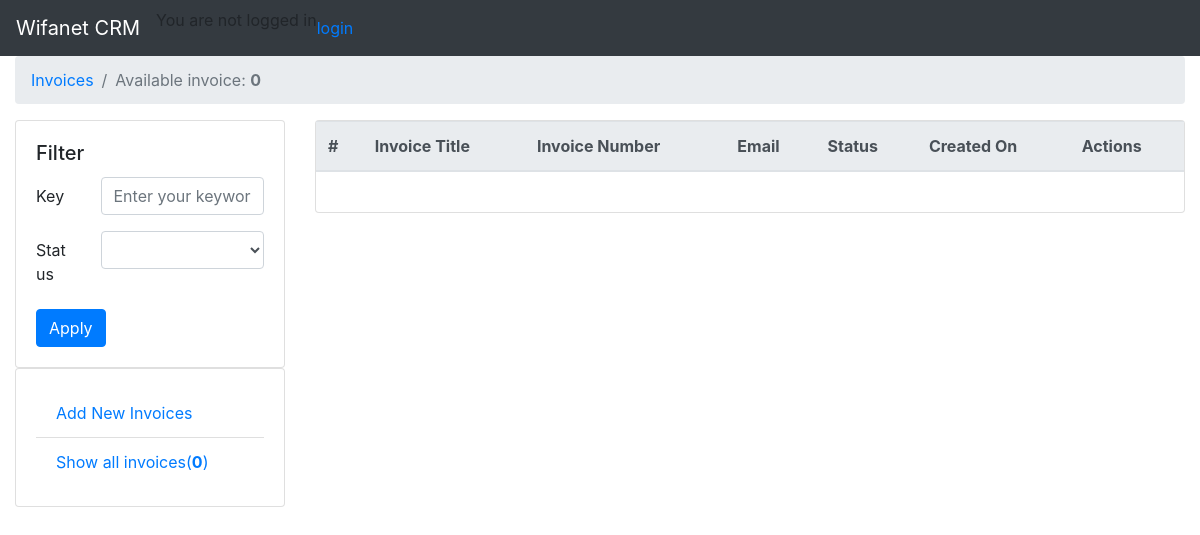
The app's page /invoices/, older data.
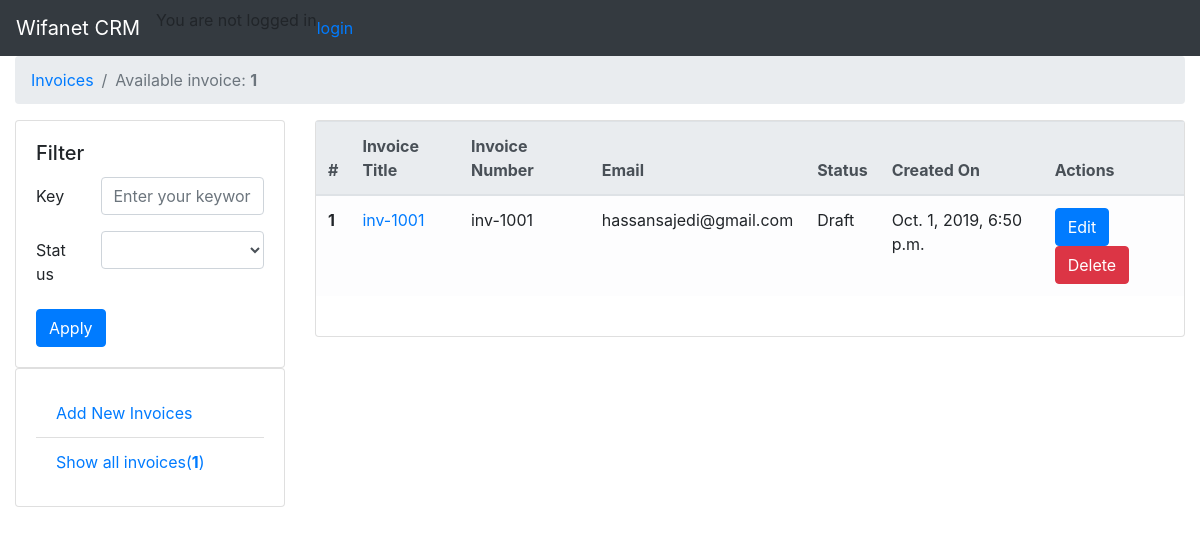
The same page, newer data.
### invoices/models.py (models this page shows, shortened)
class Invoice(models.Model):
    INVOICE_STATUS = (
        ('Draft', 'Draft'),
        ('Sent', 'Sent'),
        ('Paid', 'Paid'),
        ('Pending', 'Pending'),
        ('Cancelled', 'Cancel'),
    )
    invoice_title = models.CharField(_('Invoice Title'), max_length=50)
    invoice_number = models.CharField(_('Invoice Number'), max_length=50)
    name = models.CharField(_('Name'), max_length=100)
    email = models.EmailField(_('Email'))
    quantity = models.PositiveIntegerField(default=0)
    rate = models.DecimalField(default=0, max_digits=12, decimal_places=2)
    total_amount = models.DecimalField(blank=True, null=True, max_digits=12, decimal_places=2)
    currency = models.CharField(max_length=3, choices=CURRENCY_CODES, blank=True, null=True)
    phone = PhoneNumberField(null=True, blank=True)
    created_on = models.DateTimeField(auto_now_add=True)
    created_by = models.ForeignKey(User, related_name='invoice_created_by', on_delete=models.SET_NULL, null=True)
    amount_due = models.DecimalField(blank=True, null=True, max_digits=12, decimal_places=2)
    amount_paid = models.DecimalField(blank=True, null=True, max_digits=12, decimal_places=2)
    is_email_sent = models.BooleanField(default=False)
    status = models.CharField(choices=INVOICE_STATUS, max_length=15, default="Draft")
    details = models.TextField(_('Details'), null=True, blank=True)
    due_date = models.DateField(blank=True, null=True)
    company = models.ForeignKey(Company, null=True, related_name="companies_invoices", on_delete=models.CASCADE)
    class Meta:
        verbose_name = 'Invoice'
        verbose_name_plural = 'Invoices'

### invoices/views.py (the view)
# urls.py: path(r'', show, name='list'),
def show(request):
    invoices = Invoice.objects.all().order_by('-id')
    active_count = invoices.filter().__len__()
    deleted_count = Invoice.objects.filter().__len__()
    show_deleted = (request.GET.get('show_deleted'))
    if show_deleted == 'true':
        deleted_invoices = Invoice.objects.filter(deleted=True)
        return render(request, "invoices/show.html", {'invoices': deleted_invoices,
                                                      'active_count': active_count,
                                                      'deleted_count': deleted_count,
                                                      'INVOICE_STATUS': INVOICE_STATUS})
    show_active = (request.GET.get('show_active'))
    if show_active == 'true':
        show_active = invoices.filter(is_active=True, deleted=False)
        return render(request, "invoices/show.html", {'invoices': show_active,
                                                      'active_count': active_count,
                                                      'deleted_count': deleted_count,
                                                      'INVOICE_STATUS': INVOICE_STATUS})
    return render(request, "invoices/show.html", {'invoices': invoices,
                                                  'active_count': active_count,
                                                  'deleted_count': deleted_count,
                                                  'INVOICE_STATUS': INVOICE_STATUS})

### invoices/templates/invoices/show.html (shortened to what this page needs)
{% extends 'invoices/index.html' %}
{% block page_title %}
    <ol class="breadcrumb">
        <li class="breadcrumb-item"><a href="{% url 'invoices:list' %}">Invoices</a></li>
        <li class="breadcrumb-item active">Available invoice: <span class="alert-link">{{ invoices|length }}</span>
        </li>
    </ol>
{% endblock %}
{% block sub_content %}
    <table class="table table-light">
        <thead class="thead-light">
        <tr>
            <th scope="col">#</th>
            <th scope="col">Invoice Title</th>
            <th scope="col">Invoice Number</th>
            <th scope="col">Email</th>
            <th scope="col">Status</th>
            <th scope="col">Created On</th>
            <th scope="col">Actions</th>
        </tr>
        </thead>
        <tbody>
        {% for row in invoices %}
            <tr class="">
                <th scope="row">{{ forloop.counter }}</th>
                <td>
                    <a href="{% url 'invoices:detail' id=row.id %}">{{ row.invoice_title }}</a>
                </td>
                <td>{{ row.invoice_number }}</td>
                <td>{{ row.email }}</td>
                <td>{{ row.status }}</td>
                <td>{{ row.created_on }}</td>
                <td>
                    <button type="button" class="btn btn-primary" data-toggle="modal"
                            data-target="#exampleModal">
                        Edit
                    </button>
                    <a href="{% url 'invoices:delete' id=row.id %}" class="btn btn-danger">Delete</a>
                </td>
            </tr>
        {% endfor %}
        </tbody>
    </table>
    <br>
{% endblock %}

Row changes from the older to the newer data that the page shows:
added Invoice: invoice_title "inv-1001", invoice_number "inv-1001", email "hassansajedi@gmail.com", status "Draft", created_on "Oct. 1, 2019, 6:50 p.m."
Text that changed along with them:
{{ invoices|length }}: "0" → "1"
